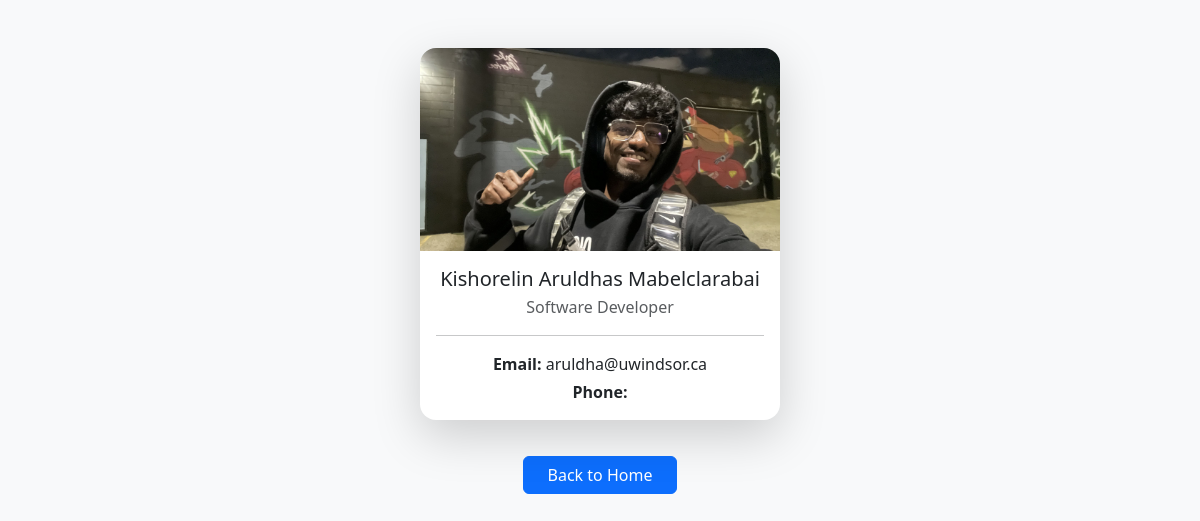
Before: /employee/1/ with the older database file.
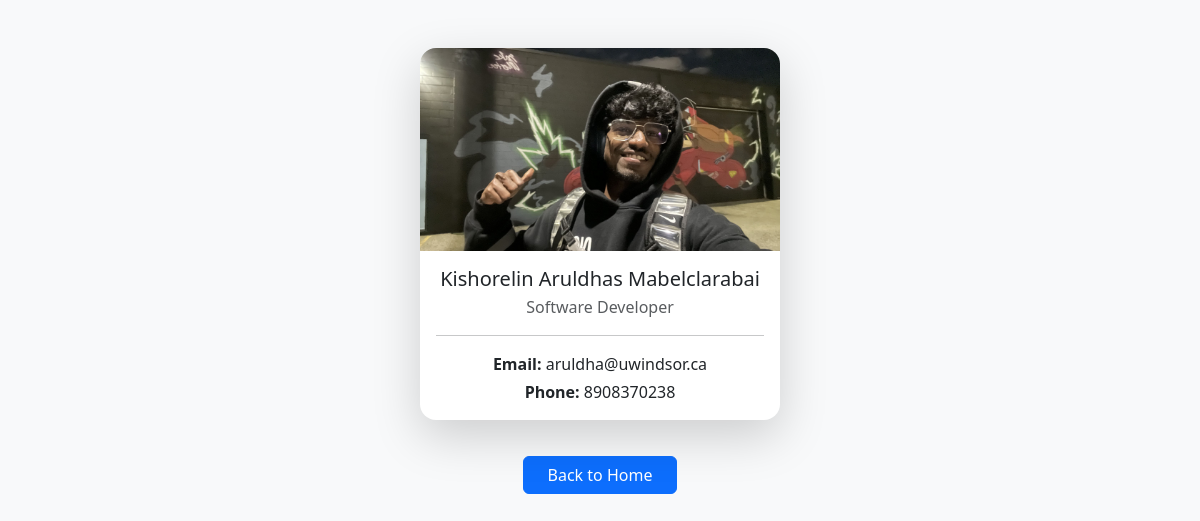
After: the same page with the newer database file.
### employee/models.py (models this page shows, shortened)
class Employee(models.Model):
    first_name = models.CharField(max_length=100)
    last_name = models.CharField(max_length=100)
    photo = models.ImageField(upload_to='images', null=True, blank=True)
    designation = models.CharField(max_length=100)
    email = models.EmailField(max_length=100, unique=True)
    phone_number = models.CharField(max_length=15, blank=True)
    created_at = models.DateTimeField(auto_now_add=True)
    updated_at = models.DateTimeField(auto_now=True)

### employee/views.py (the view)
# urls.py: path('<int:pk>/', views.employee_detail, name='employee_detail'),
def employee_detail(request, pk):
    employee = get_object_or_404(Employee, pk=pk)
    context = {
        'employee': employee,
    }
    return render(request, 'employee_detail.html', context)

### templates/employee_detail.html (shortened to what this page needs)
<!doctype html>
<html lang="en">
<head>
  <link href="https://cdn.jsdelivr.net/npm/bootstrap@5.3.7/dist/css/bootstrap.min.css" rel="stylesheet"
>
</head>
<body class="bg-light">
<div class="container py-5">
  <div class="profile-card card shadow-lg rounded-4 border-0">
    <img src="{{ employee.photo.url }}" class="card-img-top rounded-top-4" alt="Employee Photo">
    <div class="card-body text-center">
      <h5 class="card-title mb-1">{{ employee.first_name }} {{ employee.last_name }}</h5>
      <p class="text-muted mb-2">{{ employee.designation }}</p>
      <hr>
      <p class="mb-1"><strong>Email:</strong> {{ employee.email }}</p>
      <p class="mb-0"><strong>Phone:</strong> {{ employee.phone_number }}</p>
    </div>
  </div>
  <div class="back-btn">
    <a href="{% url 'home' %}" class="btn btn-primary px-4 mt-3">Back to Home</a>
  </div>
</div>
</body>
</html>

Changed rows visible on the page:
changed Employee "Kishorelin": phone_number (not shown) → "8908370238"
